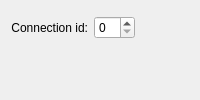
       <widget class="QWidget" name="tab_influence">
        <attribute name="title">
         <string>Influences</string>
        </attribute>
        <layout class="QVBoxLayout" name="verticalLayout_4">
         <item>
          <layout class="QHBoxLayout" name="horizontalLayout_43">
           <property name="topMargin">
            <number>5</number>
           </property>
           <property name="rightMargin">
            <number>1</number>
           </property>
           <item>
            <widget class="QLabel" name="label_influence">
             <property name="text">
              <string>Connection id:</string>
             </property>
             <property name="alignment">
              <set>Qt::AlignRight|Qt::AlignTrailing|Qt::AlignVCenter</set>
             </property>
            </widget>
           </item>
           <item>
            <widget class="QSpinBox" name="spinBox_influence"/>
           </item>
           <item>
            <spacer name="horizontalSpacer_3">
             <property name="orientation">
              <enum>Qt::Horizontal</enum>
             </property>
             <property name="sizeHint" stdset="0">
              <size>
               <width>40</width>
               <height>20</height>
              </size>
             </property>
            </spacer>
           </item>
          </layout>
         </item>
         <item>
          <widget class="MatplotlibWidget" name="mplinfluecnes" native="true"/>
         </item>
        </layout>
       </widget>
